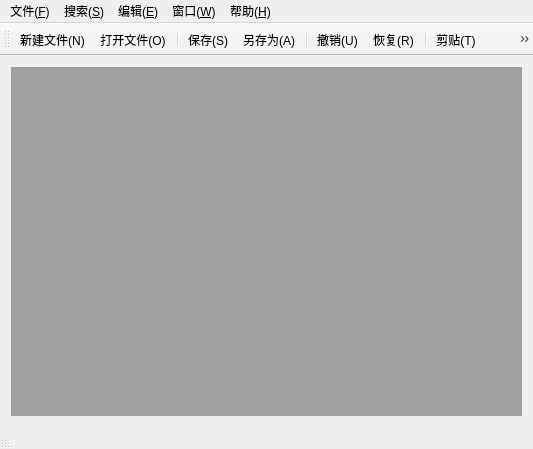
<?xml version="1.0" encoding="UTF-8"?>
<ui version="4.0">
 <class>myNotepad</class>
 <widget class="QMainWindow" name="myNotepad">
  <property name="geometry">
   <rect>
    <x>0</x>
    <y>0</y>
    <width>533</width>
    <height>449</height>
   </rect>
  </property>
  <property name="windowTitle">
   <string>myNotepad</string>
  </property>
  <property name="layoutDirection">
   <enum>Qt::LeftToRight</enum>
  </property>
  <widget class="QWidget" name="centralWidget">
   <layout class="QGridLayout" name="gridLayout">
    <item row="0" column="0">
     <widget class="QMdiArea" name="mdiArea"/>
    </item>
   </layout>
  </widget>
  <widget class="QMenuBar" name="menuBar">
   <property name="geometry">
    <rect>
     <x>0</x>
     <y>0</y>
     <width>533</width>
     <height>33</height>
    </rect>
   </property>
   <widget class="QMenu" name="menu_F">
    <property name="title">
     <string>文件(&amp;F)</string>
    </property>
    <addaction name="action_New"/>
    <addaction name="action_Open"/>
    <addaction name="separator"/>
    <addaction name="action_Save"/>
    <addaction name="action_SaveAs"/>
    <addaction name="separator"/>
    <addaction name="action_Print"/>
    <addaction name="separator"/>
    <addaction name="action_Quit"/>
   </widget>
   <widget class="QMenu" name="menu_S">
    <property name="title">
     <string>搜索(&amp;S)</string>
    </property>
    <addaction name="action_SearchNext"/>
    <addaction name="action_Replace"/>
   </widget>
   <widget class="QMenu" name="menu_E">
    <property name="title">
     <string>编辑(&amp;E)</string>
    </property>
    <widget class="QMenu" name="menu_O">
     <property name="title">
      <string>编码(&amp;O)</string>
     </property>
     <addaction name="actionGB18030"/>
     <addaction name="actionUTF_8"/>
    </widget>
    <widget class="QMenu" name="menu_2">
     <property name="title">
      <string>字体大小
</string>
     </property>
     <addaction name="action16"/>
     <addaction name="action30"/>
     <addaction name="action60"/>
     <addaction name="action72"/>
    </widget>
    <addaction name="action_Undo"/>
    <addaction name="action_Redo"/>
    <addaction name="separator"/>
    <addaction name="action_Cut"/>
    <addaction name="action_Copy"/>
    <addaction name="action_Paste"/>
    <addaction name="separator"/>
    <addaction name="action_Delete"/>
    <addaction name="action_SelectAll"/>
    <addaction name="separator"/>
    <addaction name="menu_O"/>
    <addaction name="menu_2"/>
    <addaction name="action_AutoChangeLine"/>
   </widget>
   <widget class="QMenu" name="menu_W">
    <property name="title">
     <string>窗口(&amp;W)</string>
    </property>
    <widget class="QMenu" name="menu">
     <property name="title">
      <string>改变背景</string>
     </property>
     <addaction name="action1"/>
     <addaction name="action2"/>
     <addaction name="action3"/>
    </widget>
    <addaction name="action_Close"/>
    <addaction name="action_CloseAll"/>
    <addaction name="separator"/>
    <addaction name="action_Cascade"/>
    <addaction name="action_Tile"/>
    <addaction name="separator"/>
    <addaction name="action_Previous"/>
    <addaction name="action_Next"/>
    <addaction name="separator"/>
    <addaction name="menu"/>
   </widget>
   <widget class="QMenu" name="menu_H">
    <property name="title">
     <string>帮助(&amp;H)</string>
    </property>
    <addaction name="action_About"/>
    <addaction name="action_AboutQt"/>
   </widget>
   <addaction name="menu_F"/>
   <addaction name="menu_S"/>
   <addaction name="menu_E"/>
   <addaction name="menu_W"/>
   <addaction name="menu_H"/>
  </widget>
  <widget class="QStatusBar" name="statusBar">
   <property name="layoutDirection">
    <enum>Qt::RightToLeft</enum>
   </property>
  </widget>
  <widget class="QToolBar" name="toolBar">
   <property name="windowTitle">
    <string>toolBar</string>
   </property>
   <property name="layoutDirection">
    <enum>Qt::LeftToRight</enum>
   </property>
   <attribute name="toolBarArea">
    <enum>TopToolBarArea</enum>
   </attribute>
   <attribute name="toolBarBreak">
    <bool>false</bool>
   </attribute>
   <addaction name="action_New"/>
   <addaction name="action_Open"/>
   <addaction name="separator"/>
   <addaction name="action_Save"/>
   <addaction name="action_SaveAs"/>
   <addaction name="separator"/>
   <addaction name="action_Undo"/>
   <addaction name="action_Redo"/>
   <addaction name="separator"/>
   <addaction name="action_Cut"/>
   <addaction name="action_Copy"/>
   <addaction name="action_Paste"/>
   <addaction name="separator"/>
   <addaction name="action_Previous"/>
   <addaction name="action_Next"/>
   <addaction name="separator"/>
   <addaction name="action_Quit"/>
  </widget>
  <action name="action_New">
   <property name="icon">
    <iconset resource="res.qrc">
     <normaloff>:/new/prefix1/images/new.png</normaloff>:/new/prefix1/images/new.png</iconset>
   </property>
   <property name="text">
    <string>新建文件(&amp;N)</string>
   </property>
   <property name="shortcut">
    <string>Ctrl+N</string>
   </property>
  </action>
  <action name="action_Open">
   <property name="icon">
    <iconset resource="res.qrc">
     <normaloff>:/new/prefix1/images/open.png</normaloff>:/new/prefix1/images/open.png</iconset>
   </property>
   <property name="text">
    <string>打开文件(&amp;O)</string>
   </property>
   <property name="shortcut">
    <string>Ctrl+O</string>
   </property>
  </action>
  <action name="action_Save">
   <property name="icon">
    <iconset resource="res.qrc">
     <normaloff>:/new/prefix1/images/save.png</normaloff>:/new/prefix1/images/save.png</iconset>
   </property>
   <property name="text">
    <string>保存(&amp;S)</string>
   </property>
   <property name="shortcut">
    <string>Ctrl+S</string>
   </property>
  </action>
  <action name="action_SaveAs">
   <property name="icon">
    <iconset resource="res.qrc">
     <normaloff>:/new/prefix1/images/saveAs.png</normaloff>:/new/prefix1/images/saveAs.png</iconset>
   </property>
   <property name="text">
    <string>另存为(&amp;A)</string>
   </property>
  </action>
  <action name="action_Quit">
   <property name="icon">
    <iconset resource="res.qrc">
     <normaloff>:/new/prefix1/images/exit.png</normaloff>:/new/prefix1/images/exit.png</iconset>
   </property>
   <property name="text">
    <string>退出(&amp;Q)</string>
   </property>
   <property name="shortcut">
    <string>Esc</string>
   </property>
  </action>
  <action name="action_SearchNext">
   <property name="text">
    <string>查找(&amp;N)</string>
   </property>
   <property name="shortcut">
    <string>Ctrl+F</string>
   </property>
  </action>
  <action name="action_Replace">
   <property name="text">
    <string>替换(&amp;R)</string>
   </property>
   <property name="shortcut">
    <string>Ctrl+R</string>
   </property>
  </action>
  <action name="action_Undo">
   <property name="icon">
    <iconset resource="res.qrc">
     <normaloff>:/new/prefix1/images/undo.png</normaloff>:/new/prefix1/images/undo.png</iconset>
   </property>
   <property name="text">
    <string>撤销(&amp;U)</string>
   </property>
  </action>
  <action name="action_Redo">
   <property name="icon">
    <iconset resource="res.qrc">
     <normaloff>:/new/prefix1/images/redo.png</normaloff>:/new/prefix1/images/redo.png</iconset>
   </property>
   <property name="text">
    <string>恢复(&amp;R)</string>
   </property>
  </action>
  <action name="action_Cut">
   <property name="icon">
    <iconset resource="res.qrc">
     <normaloff>:/new/prefix1/images/cut.png</normaloff>:/new/prefix1/images/cut.png</iconset>
   </property>
   <property name="text">
    <string>剪贴(&amp;T)</string>
   </property>
   <property name="shortcut">
    <string>Ctrl+X</string>
   </property>
  </action>
  <action name="action_Copy">
   <property name="icon">
    <iconset resource="res.qrc">
     <normaloff>:/new/prefix1/images/copy.png</normaloff>:/new/prefix1/images/copy.png</iconset>
   </property>
   <property name="text">
    <string>复制(&amp;C)</string>
   </property>
   <property name="shortcut">
    <string>Ctrl+C</string>
   </property>
  </action>
  <action name="action_Paste">
   <property name="icon">
    <iconset resource="res.qrc">
     <normaloff>:/new/prefix1/images/paste.png</normaloff>:/new/prefix1/images/paste.png</iconset>
   </property>
   <property name="text">
    <string>粘贴(&amp;P)</string>
   </property>
   <property name="shortcut">
    <string>Ctrl+V</string>
   </property>
  </action>
  <action name="action_Delete">
   <property name="text">
    <string>删除(&amp;D)</string>
   </property>
  </action>
  <action name="action_SelectAll">
   <property name="text">
    <string>全选(&amp;S)</string>
   </property>
   <property name="shortcut">
    <string>Ctrl+A</string>
   </property>
  </action>
  <action name="actionGB18030">
   <property name="text">
    <string>GB18030</string>
   </property>
  </action>
  <action name="actionUTF_8">
   <property name="text">
    <string>UTF-8</string>
   </property>
  </action>
  <action name="action_Close">
   <property name="text">
    <string>关闭(&amp;C)</string>
   </property>
  </action>
  <action name="action_CloseAll">
   <property name="text">
    <string>全部关闭(&amp;A)</string>
   </property>
  </action>
  <action name="action_Cascade">
   <property name="text">
    <string>平铺(&amp;C)</string>
   </property>
  </action>
  <action name="action_Tile">
   <property name="text">
    <string>层叠(&amp;T)</string>
   </property>
  </action>
  <action name="action_Previous">
   <property name="icon">
    <iconset resource="res.qrc">
     <normaloff>:/new/prefix1/images/previous.png</normaloff>:/new/prefix1/images/previous.png</iconset>
   </property>
   <property name="text">
    <string>上一个(&amp;P)</string>
   </property>
  </action>
  <action name="action_Next">
   <property name="icon">
    <iconset resource="res.qrc">
     <normaloff>:/new/prefix1/images/next.png</normaloff>:/new/prefix1/images/next.png</iconset>
   </property>
   <property name="text">
    <string>下一个(&amp;N)</string>
   </property>
  </action>
  <action name="action_About">
   <property name="icon">
    <iconset resource="res.qrc">
     <normaloff>:/new/prefix1/images/about.png</normaloff>:/new/prefix1/images/about.png</iconset>
   </property>
   <property name="text">
    <string>关于(&amp;A)</string>
   </property>
  </action>
  <action name="action_AboutQt">
   <property name="text">
    <string>关于Qt(&amp;Q)</string>
   </property>
  </action>
  <action name="action_Print">
   <property name="text">
    <string>打印(&amp;P)</string>
   </property>
  </action>
  <action name="action1">
   <property name="text">
    <string>1</string>
   </property>
  </action>
  <action name="action2">
   <property name="text">
    <string>2</string>
   </property>
  </action>
  <action name="action3">
   <property name="text">
    <string>3</string>
   </property>
  </action>
  <action name="action16">
   <property name="text">
    <string>16</string>
   </property>
  </action>
  <action name="action30">
   <property name="text">
    <string>30</string>
   </property>
  </action>
  <action name="action60">
   <property name="text">
    <string>60</string>
   </property>
  </action>
  <action name="action72">
   <property name="text">
    <string>72</string>
   </property>
  </action>
  <action name="action_AutoChangeLine">
   <property name="checkable">
    <bool>true</bool>
   </property>
   <property name="text">
    <string>自动换行</string>
   </property>
  </action>
 </widget>
 <layoutdefault spacing="6" margin="11"/>
 <resources>
  <include location="res.qrc"/>
 </resources>
 <connections/>
</ui>
